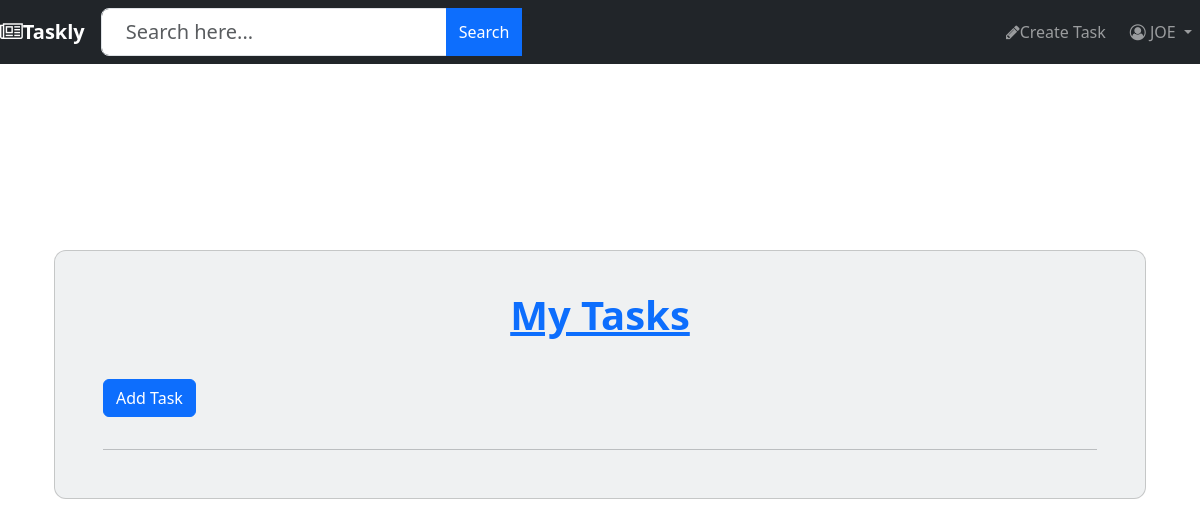
/ (signed in), run on an earlier commit of the app's database.
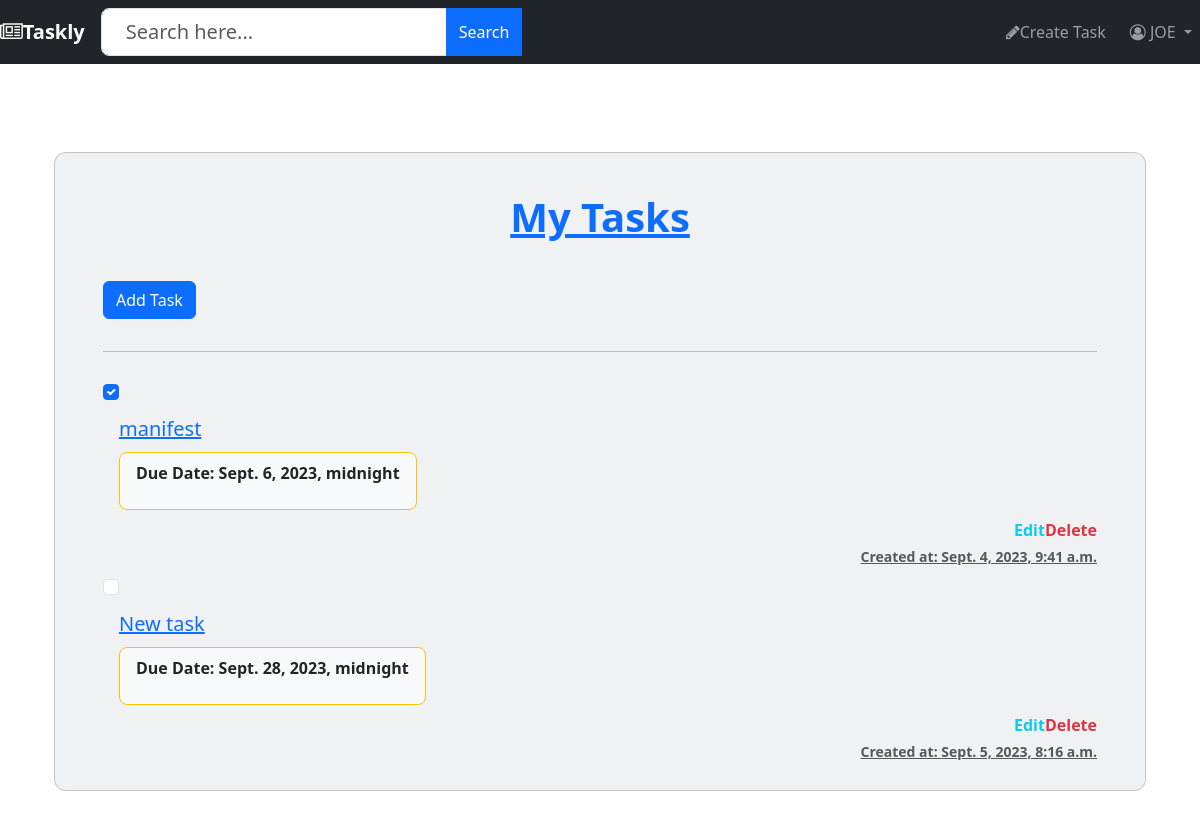
And on a later commit of the database.
### Taskly/models.py (models this page shows, shortened)
class Task(models.Model):
    title = models.CharField(max_length=200)  # Title of the task
    description = models.TextField(blank=True, null=True)  # Optional task description
    created_at = models.DateTimeField(auto_now_add=True)  # Timestamp when the task was created
    due_date = models.DateTimeField(blank=True, null=True)  # Optional due date for the task
    completed = models.BooleanField(default=False)  # Whether the task has been completed
    user = models.ForeignKey(settings.AUTH_USER_MODEL, on_delete=models.CASCADE)  # User who owns the task
    slug = models.SlugField(max_length=200, blank=True, null=True)  # Slug field for pretty URLs
    class Meta:
        order_with_respect_to = 'user'

### Taskly/views.py (the view)
# urls.py: path('', views.taskListView.as_view(), name='homepage'),
class taskListView(LoginRequiredMixin, ListView):
    model = Task
    def get_queryset(self):
        return Task.objects.filter(user=self.request.user)

### Taskly/templates/Taskly/task_list.html (shortened to what this page needs)
{% extends 'base.html' %}
{% block content %}
<section class="vh-100">
  <div class="container py-5 h-100">
    <div class="row d-flex justify-content-center align-items-center h-100">
      <div class="col">
        <div class="card" id="list1" style="border-radius: .75rem; background-color: #eff1f2;">
          <div class="card-body py-4 px-4 px-md-5">
            <p class="h1 text-center mt-3 mb-4 pb-3 text-primary">
              <u><b>My Tasks</u>
            </p>
            <div class="pb-2">
                <div>
                  <a href="{% url 'Taskly:task-create' %}" class="btn btn-primary">Add Task</a>
                </div>
            </div>
            <hr class="my-4">
            <ul class="list-group">
              {% for task in task_list %}
              <li class="list-group-item d-flex align-items-center ps-0 pe-3 py-1 rounded-0 border-0 bg-transparent">
                <div class="form-check">
                  <input class="form-check-input me-0" type="checkbox" value="" id="flexCheckChecked{{ forloop.counter }}"
                    aria-label="..." {% if task.completed %}checked{% endif %} />
                </div>
                <li class="list-group-item px-3 py-1 d-flex align-items-center flex-grow-1 border-0 bg-transparent">
                    <a href="{% url 'Taskly:task-detail' slug=task.slug %}">
                      <p class="lead fw-normal mb-0">{{ task.title }}</p>
                    </a>
                  </li>
                <li class="list-group-item px-3 py-1 d-flex align-items-center border-0 bg-transparent">
                    <div
                      class="py-2 px-3 me-2 border border-warning rounded-3 d-flex align-items-center bg-light">
                      <p class="small mb-0">
                        <p><b>Due Date:</b> {{ task.due_date }}</p>
                      </p>
                    </div>
                  </li>
                <li class="list-group-item ps-3 pe-0 py-1 rounded-0 border-0 bg-transparent">
                  <div class="d-flex flex-row justify-content-end mb-1">
                    <a href="{% url 'Taskly:task-update' slug=task.slug %}" class="text-info">Edit</a>
                    <a href="{% url 'Taskly:task-delete' slug=task.slug %}" class="text-danger">Delete</a>
                  </div>
                  <div class="text-end text-muted">
                    <a href="#!" class="text-muted" data-mdb-toggle="tooltip" title="Created date">
                      <p class="small mb-0"><b>Created at: {{task.created_at}}</b></p>
                    </a>
                  </div>
                </li>
              </li>
              {% endfor %}
            </ul>
          </div>
        </div>
      </div>
    </div>
  </div>
</section>
{% endblock %}

What changed in the data, as far as the page shows it:
added Task: completed "☑", title "manifest", due_date "Sept. 6, 2023, midnight", created_at "Sept. 4, 2023, 9:41 a.m."
added Task: title "New task", due_date "Sept. 28, 2023, midnight", created_at "Sept. 5, 2023, 8:16 a.m."
